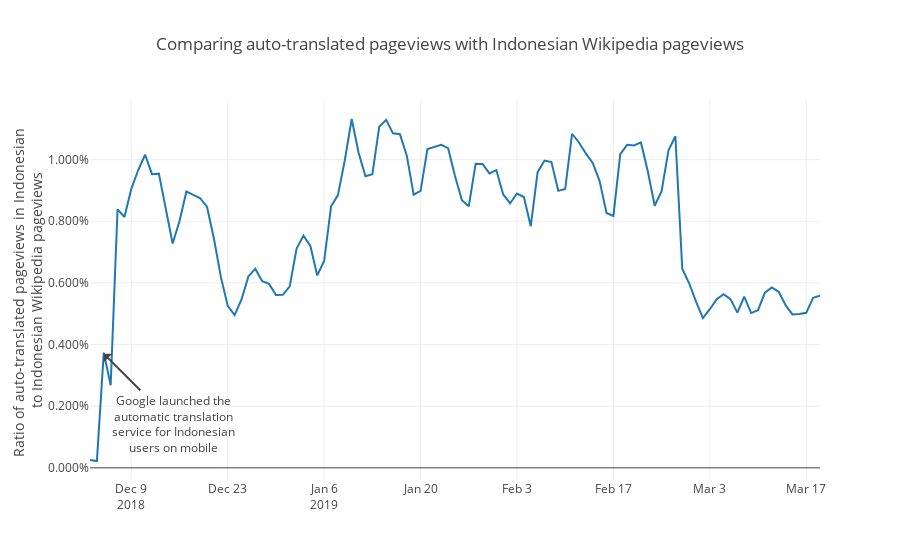

Notebook source saved alongside this figure:
### Markdown cell above
### C. Comparing auto-translated pageviews with Indonesian Wikipedia pageviews<a class="anchor" id="pageviews_auto_idwiki"></a>
[Back to Table of Contents](#toc)

### Code cell
idwiki_pageviews = wiki_pageviews[wiki_pageviews.is_id].groupby('date', as_index = False)['pageviews'].sum()
compare_pv_id = pageviews[(pageviews.initiation_method == 'Automatic translation from search result page') & pageviews.is_id].groupby('date',as_index = False)['pageviews'].sum() \
.merge(idwiki_pageviews, on='date')
compare_pv_id = compare_pv_id.set_index('date')
compare_pv_id['Ratio of auto-translated pageviews to Indonesian Wikipedia pageviews'] = compare_pv_id['pageviews_x'].div(compare_pv_id['pageviews_y'])
fig = {
    'data': [{
    'x': compare_pv_id.index,
    'y': compare_pv_id['Ratio of auto-translated pageviews to Indonesian Wikipedia pageviews'],
    'name': 'Ratio of auto-translated pageviews to Indonesian Wikipedia pageviews'
    }],
    'layout': {
        'yaxis': {'title': "Ratio of auto-translated pageviews in Indonesian <br>to Indonesian Wikipedia pageviews",
                 'tickformat': ',.3%'},
        'title': {'text': 'Comparing auto-translated pageviews with Indonesian Wikipedia pageviews'},
        'margin':{'l': 90},
        #'legend': {'x': 0, 'y': -0.25},
        'hoverlabel': {'namelength' : -1},
        'annotations': [{'x':'2018-12-05', 'y':0.0037, 'text':'Google launched the<br>automatic translation<br>service for Indonesian<br>users on mobile',
                        'ax': 70, 'ay': 70}]
    }
}
plotly.offline.iplot(fig)

### Figure 1 — Plotly figure (JSON) as saved in the notebook; plotly's stock layout.template omitted (floating-point values rounded to 4 significant figures)
{"data": [{"name": "Ratio of auto-translated pageviews to Indonesian Wikipedia pageviews", "type": "scatter", "uid": "d28b0e71-c5d8-4213-8a90-d4519abb3b4e", "x": ["2018-12-03", "2018-12-04", "2018-12-05", "2018-12-06", "2018-12-07", "2018-12-08", "2018-12-09", "2018-12-10", "2018-12-11", "2018-12-12", "2018-12-13", "2018-12-14", "2018-12-15", "2018-12-16", "2018-12-17", "2018-12-18", "2018-12-19", "2018-12-20", "2018-12-21", "2018-12-22", "2018-12-23", "2018-12-24", "2018-12-25", "2018-12-26", "2018-12-27", "2018-12-28", "2018-12-29", "2018-12-30", "2018-12-31", "2019-01-01", "2019-01-02", "2019-01-03", "2019-01-04", "2019-01-05", "2019-01-06", "2019-01-07", "2019-01-08", "2019-01-09", "2019-01-10", "2019-01-11", "2019-01-12", "2019-01-13", "2019-01-14", "2019-01-15", "2019-01-16", "2019-01-17", "2019-01-18", "2019-01-19", "2019-01-20", "2019-01-21", "2019-01-22", "2019-01-23", "2019-01-24", "2019-01-25", "2019-01-26", "2019-01-27", "2019-01-28", "2019-01-29", "2019-01-30", "2019-01-31", "2019-02-01", "2019-02-02", "2019-02-03", "2019-02-04", "2019-02-05", "2019-02-06", "2019-02-07", "2019-02-08", "2019-02-09", "2019-02-10", "2019-02-11", "2019-02-12", "2019-02-13", "2019-02-14", "2019-02-15", "2019-02-16", "2019-02-17", "2019-02-18", "2019-02-19", "2019-02-20", "2019-02-21", "2019-02-22", "2019-02-23", "2019-02-24", "2019-02-25", "2019-02-26", "2019-02-27", "2019-02-28", "2019-03-01", "2019-03-02", "2019-03-03", "2019-03-04", "2019-03-05", "2019-03-06", "2019-03-07", "2019-03-08", "2019-03-09", "2019-03-10", "2019-03-11", "2019-03-12", "2019-03-13", "2019-03-14", "2019-03-15", "2019-03-16", "2019-03-17", "2019-03-18", "2019-03-19"], "y": [0.0002554, 0.000222, 0.003739, 0.002681, 0.008387, 0.008138, 0.009051, 0.009663, 0.01016, 0.009527, 0.009545, 0.008471, 0.00728, 0.008006, 0.008965, 0.008853, 0.008747, 0.008465, 0.007434, 0.006194, 0.005253, 0.004957, 0.005464, 0.00621, 0.006457, 0.006053, 0.005968, 0.005607, 0.005614, 0.005888, 0.007116, 0.007534, 0.007199, 0.006243, 0.006709, 0.008478, 0.008849, 0.00998, 0.01132, 0.01022, 0.00946, 0.009526, 0.01107, 0.01129, 0.01085, 0.01082, 0.01013, 0.008865, 0.008986, 0.01034, 0.0104, 0.01048, 0.01037, 0.009468, 0.008685, 0.008488, 0.009867, 0.009858, 0.009554, 0.009661, 0.008869, 0.008586, 0.0089, 0.008786, 0.00784, 0.009592, 0.00997, 0.009919, 0.008987, 0.009049, 0.01084, 0.01056, 0.0102, 0.00989, 0.009305, 0.008268, 0.008171, 0.01018, 0.01048, 0.01046, 0.01056, 0.009612, 0.008502, 0.008973, 0.0103, 0.01076, 0.00646, 0.005988, 0.005394, 0.004861, 0.005147, 0.00547, 0.005634, 0.005473, 0.005034, 0.005558, 0.005022, 0.005114, 0.005685, 0.005851, 0.005712, 0.00528, 0.004978, 0.00499, 0.005029, 0.005518, 0.005581]}], "layout": {"annotations": [{"ax": 70, "ay": 70, "text": "Google launched the<br>automatic translation<br>service for Indonesian<br>users on mobile", "x": "2018-12-05", "y": 0.0037}], "hoverlabel": {"namelength": -1}, "margin": {"l": 90}, "title": {"text": "Comparing auto-translated pageviews with Indonesian Wikipedia pageviews"}, "yaxis": {"tickformat": ",.3%", "title": {"text": "Ratio of auto-translated pageviews in Indonesian <br>to Indonesian Wikipedia pageviews"}}}}
